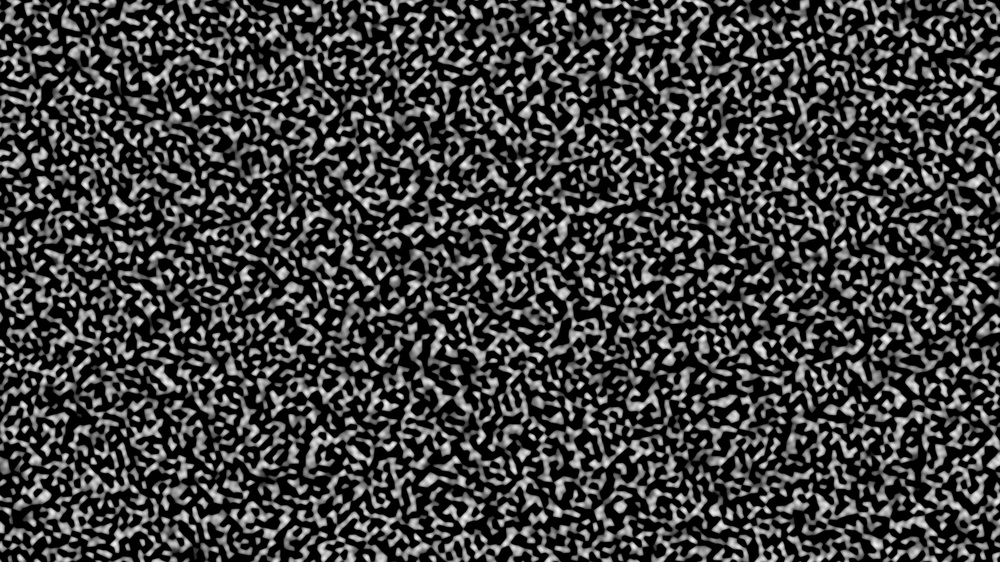
#> input picture model_creation/pics/0noise.jpg, 1000 x 562 px, shrunk from 3840 x 2160 before the run; its folder holds only this picture in this run
$ python boxcounting.py
#> lines starting #> are read from the running program, lines starting #| are printed output that depends on the picture; after the words box and inside, x2 and y2 are one past the last pixel; in counts of white or black regions, pixels touching at a corner belong together
### model_creation/utils.py
import functools
import time
# [11 lines left out: function timer, not called in this run]

def normalize01(array):
    minval = array.min()
    maxval = array.max()
    norm_array = (array - minval) / (maxval - minval)
    return(norm_array)

### model_creation/boxcounting.py
from os import listdir
from os.path import basename, splitext, join, realpath, expanduser
import numpy as np
import matplotlib.pyplot as plt
from scipy import ndimage
from numba import jit, prange
from tqdm import tqdm
from PIL import Image
from utils import timer, normalize01


def validate_index(values, x=None):
    if x is None:
        x = np.arange(1, values.size+1)
    else:
        x = np.array(x)
    values = np.array(values)
    index = np.logical_and(x > 0, values > 0).astype(int)
    return(index)


# From https://github.com/rougier/numpy-100 (#87)
def boxcount(img, k):
    S = np.add.reduceat(
        np.add.reduceat(img, np.arange(0, img.shape[0], k), axis=0),
        np.arange(0, img.shape[1], k), axis=1)
    # We count non-empty (0) and non-full boxes (k*k)
    return len(np.where((S > 0) & (S < k*k))[0])


# Modified from:
#   https://gist.github.com/viveksck/1110dfca01e4ec2c608515f0d5a5b1d1
def fractal_dimension(img, threshold=0.5):
    '''
    Calculates Minkowski–Bouligand fractal dimension of a 2D array.
    '''
    img = normalize01(img)

    # Only for 2d image
    assert(len(img.shape) == 2)

    # Transform img into a binary array
    img = (img < threshold)

    # Minimal dimension of image
    p = min(img.shape)

    # Greatest power of 2 less than or equal to p
    n = 2**np.floor(np.log(p)/np.log(2))

    # Extract the exponent
    n = int(np.log(n)/np.log(2))

    # Build successive box sizes (from 2**n down to 2**1)
    sizes = 2**np.arange(n, 1, -1)

    # Actual box counting with decreasing size
    counts = []
    for size in sizes:
        counts.append(boxcount(img, size))

    counts = np.array(counts)
    sizes = np.array(sizes)
    #plt.plot(sizes, counts)
    #plt.show()

    # Fit the successive log(sizes) with log (counts)
    coeffs = np.polyfit(np.log(sizes), np.log(counts), 1)
    return(-coeffs[0])


def files_fractal_dimension(filepaths, threshold):
    fractal_dimensions = []
    for i, filepath in enumerate(filepaths):
        filepath = expanduser(filepath)
        name = basename(splitext(filepath)[0])
        img = np.mean(np.array(Image.open(filepath)), axis=-1)
        #img = ndimage.gaussian_filter(img, sigma=1)
        img = normalize01(img)
        fractal_dimensions.append(fractal_dimension(img, threshold))
    return(fractal_dimensions)


def files_box_counting_plot(filepaths, ax=None, fig=None):  # not using args
    fig, ax = plt.subplots()

    for i, filepath in enumerate(filepaths):
        filepath = expanduser(filepath)
        name = basename(splitext(filepath)[0])
        img = np.mean(np.array(Image.open(filepath)), axis=-1)
        # plt.imshow(img)
        # plt.show()
        x = np.linspace(0.1, .9, 10)
        y = np.empty_like(x)
        for i, p in enumerate(x):
            y[i] = fractal_dimension(img, p)
#> this loop made 10 passes
#> pass 1, in fractal_dimension, `img = (img < threshold)`:
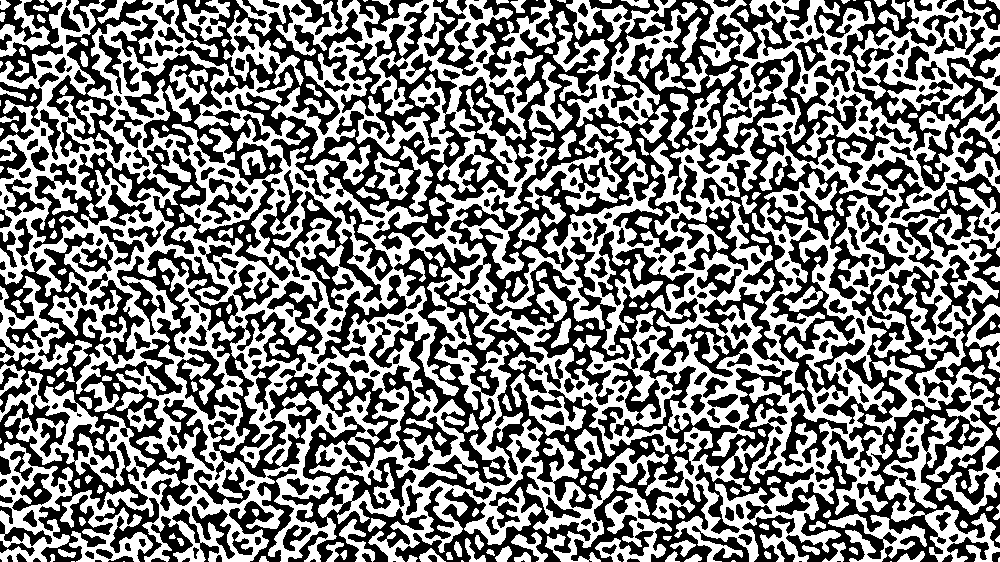
#> img: shape (562, 1000) bool; 49.9% white; 270 white regions (21 under 20 px), largest, box (x1, y1, x2, y2) and area: (0, 0, 1000, 562) 202198, (236, 0, 556, 193) 18952, (558, 0, 698, 128) 5522
#> pass 1, in boxcount (call 6), `S = np.add.reduceat( np.add.reduceat(img, np.arange(0, img.shape[0], k..`:
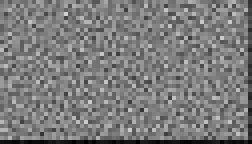
#> S: shape (36, 63) int64 (shown 4 times larger); min 0, max 208, mean 123.7
#> pass 1, in boxcount (call 7), `S = np.add.reduceat( np.add.reduceat(img, np.arange(0, img.shape[0], k..`:
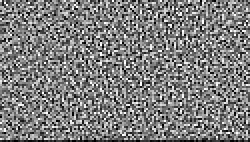
#> S: shape (71, 125) int64 (shown 2 times larger); min 0, max 64, mean 31.6; drawn with min black and max white
#> after the loop, y = [1.84, 1.84, 1.83, 1.83, 1.82, 1.8, 1.76, 1.68, 1.52, 1.14]
        plt.plot(x, y)
        #ax.hist(img.flat, )
    fig.legend()
    plt.show()
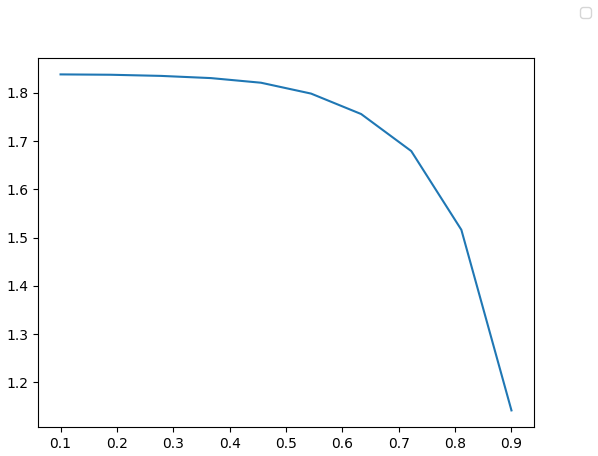
#> figure drawn by matplotlib, 1 panel; curve peaks at x = 0.1, y = 1.84


if __name__ == '__main__':
    folder = 'pics'
    filepaths = [join(folder, i) for i in listdir(folder)]
    filepaths.sort()

    files_box_counting_plot(filepaths)

$ run again, on model_creation/pics/1noise.jpg
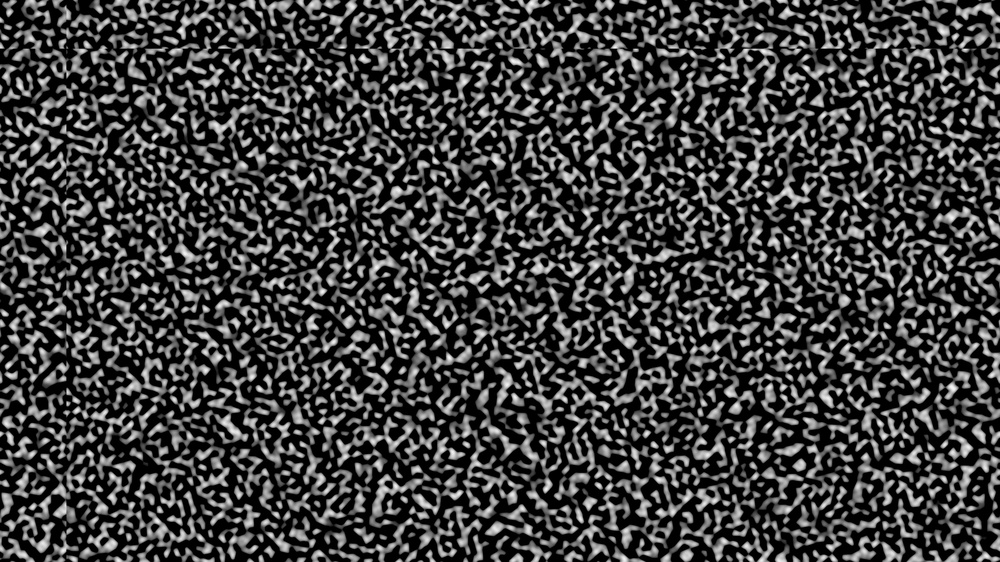
#> input picture model_creation/pics/1noise.jpg, 1000 x 562 px, shrunk from 3840 x 2160 before the run
#> the loop in files_box_counting_plot, `for i, p in enumerate(x):` made 10 passes
#> pass 1, in fractal_dimension, `img = (img < threshold)`:
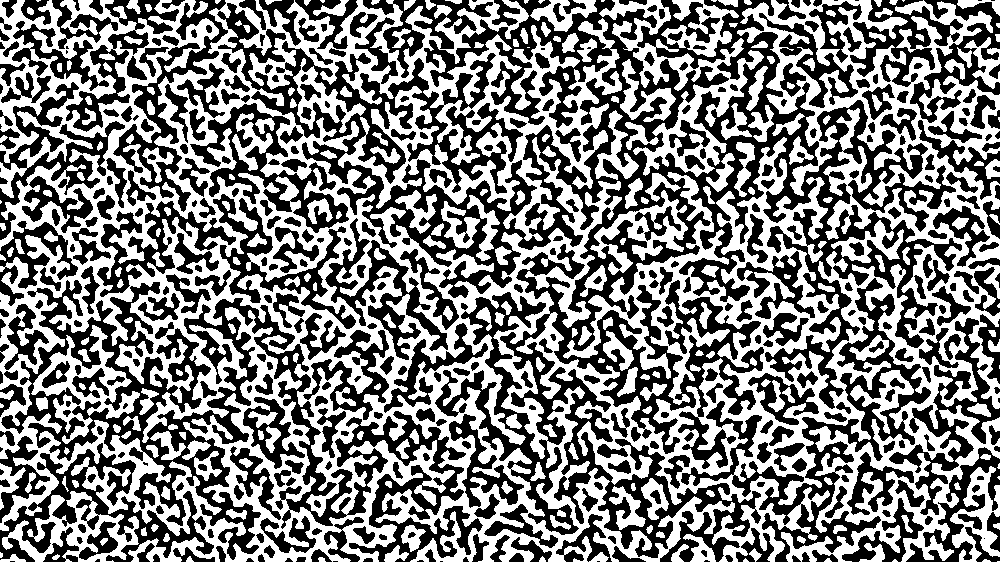
#> img: shape (562, 1000) bool; 49.8% white; 266 white regions (22 under 20 px), largest, box (x1, y1, x2, y2) and area: (0, 0, 1000, 562) 224117, (599, 0, 764, 177) 6762, (31, 325, 140, 444) 3572
#> after the loop in files_box_counting_plot, `for i, p in enumerate(x):`: y = [1.84, 1.84, 1.84, 1.83, 1.82, 1.8, 1.76, 1.68, 1.52, 1.15]
#> in files_box_counting_plot, `plt.show()`:
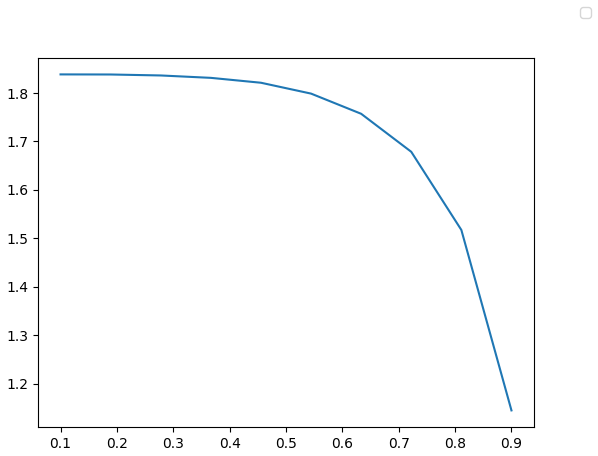
#> figure drawn by matplotlib, 1 panel; curve peaks at x = 0.1, y = 1.84
